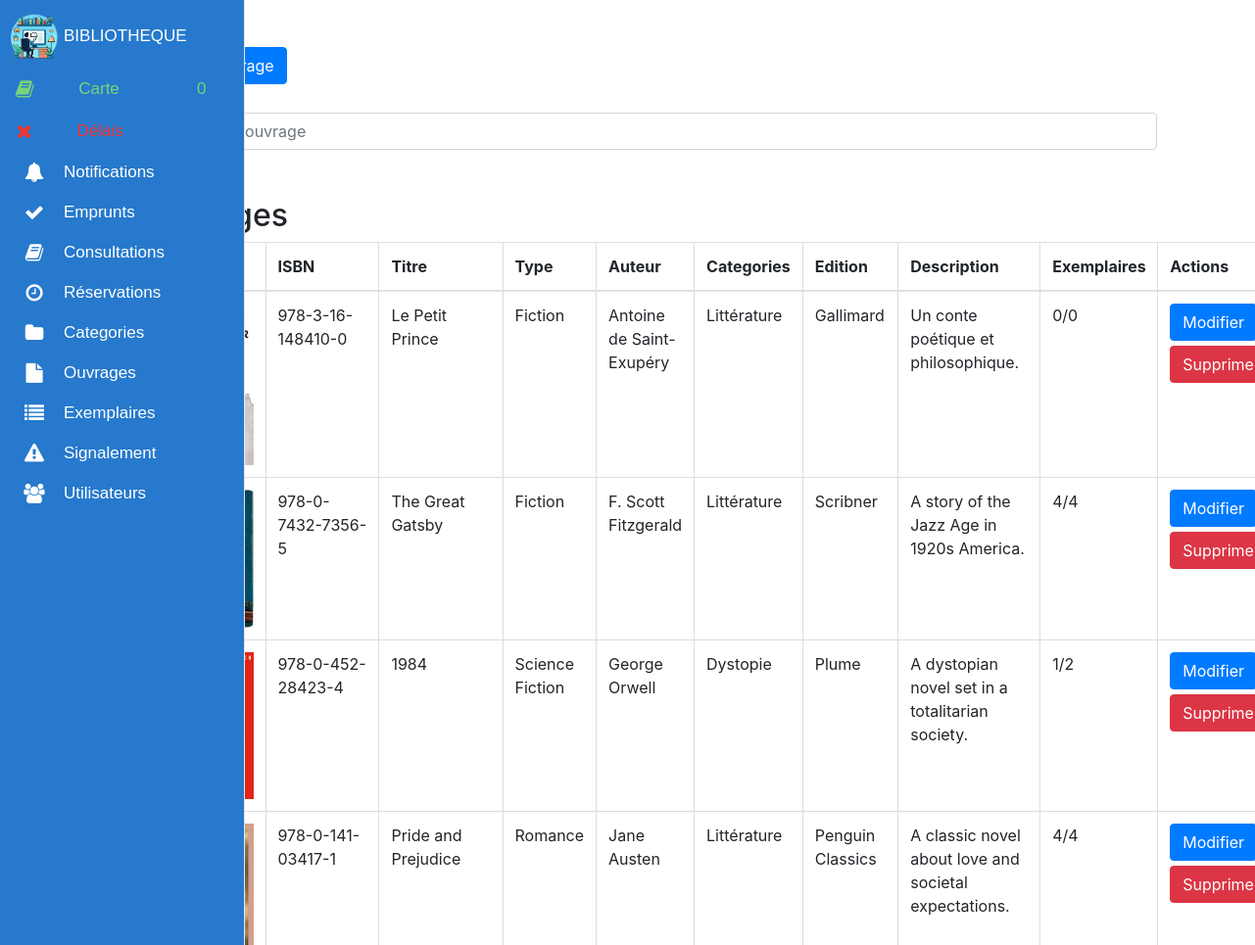
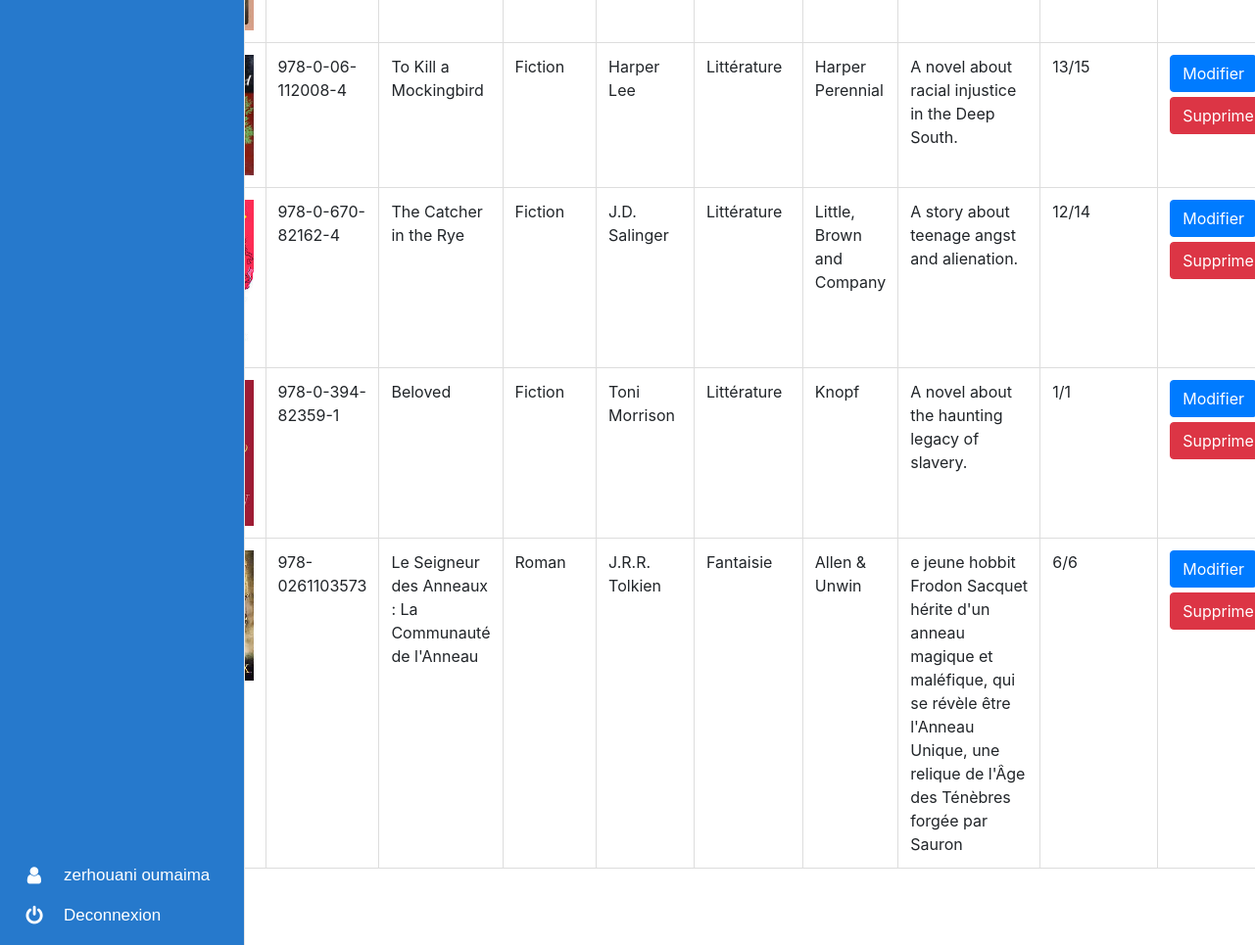
Screenshot of /ouvrage/ (signed in) with the database file from the repository (2 pictures, top to bottom).
### biblio_app/models.py (models this page shows, shortened)
class Personne(AbstractBaseUser, PermissionsMixin):
    image = models.ImageField(upload_to='uploads/users/image/', null=True, blank=True,default="assets/profile_user.jpeg")
    email = models.EmailField(unique=True)
    nom = models.CharField(max_length=100)
    prenom = models.CharField(max_length=100)
    telephone = models.CharField(max_length=20)
    password=models.CharField(max_length=50)
    is_verified = models.BooleanField(default=False)
    is_active = models.BooleanField(default=True)
    is_staff = models.BooleanField(default=False)
    banni = models.BooleanField(default=False)
    USERNAME_FIELD = 'email'
    REQUIRED_FIELDS = ['nom','prenom','password']
    ROLE_CHOICES = (
        ('UTILISATEUR', 'Utilisateur'),
        ('BIBLIOTHECAIRE', 'Bibliothecaire'),
        ('ADMINSUP', 'AdminSup'),
    )
    role = models.CharField(max_length=20, choices=ROLE_CHOICES, default='UTILISATEUR')
    objects = PersonneManager()

class Ouvrage(models.Model):
    ISBN  = models.CharField(max_length=100,primary_key=True)
    titre = models.CharField(max_length=80)
    type = models.CharField(max_length=20)
    auteur  = models.CharField(max_length=50)
    categorie  = models.ForeignKey(Categorie , on_delete=models.CASCADE , default=1)
    edition  = models.CharField(max_length=80)
    image = models.ImageField(upload_to='uploads/ouvrage/')
    description =models.CharField(max_length=300,default='')
    num_exemplaire = models.PositiveIntegerField(default=0)
    num_exmp_dispo = models.PositiveIntegerField(default=0)

class Categorie(models.Model):
    id_categorie = models.AutoField(primary_key=True)
    nom_categorie = models.CharField(max_length=100)
    description_categorie = models.CharField(max_length=300, default='')

### biblio_app/views.py (the view)
# urls.py: path('ouvrage/', views.ouvrage, name='ouvrage'),
@login_required
def ouvrage(request):
    if is_Staff(request):
        try:
            ouvrages = Ouvrage.objects.all()
            categories = Categorie.objects.all()
            paginator = Paginator(ouvrages, 10)  # Show 10 categories per page
            page_number = request.GET.get('page')
            ouvrages_list = paginator.get_page(page_number)
            return render(request, 'ouvrage.html', {'ouvrages': ouvrages_list, 'categories': categories})
        except DatabaseError as e:
            messages.error(request, "Une erreur est survenue lors de la récupération des ouvrages.")
            return redirect('home')
    else:
        messages.error(request, "Vous n'êtes pas autorisé à accéder à cette page.")
        return JsonResponse({'error': "Vous n'êtes pas autorisé à accéder à cette page."}, status=400)

### biblio_app/views.py (called while the page is built)
@login_required
def is_Staff(request):
    if not request.user.is_authenticated:
        return redirect('login_user')
    elif request.user.role == 'BIBLIOTHECAIRE' or request.user.role == 'ADMINSUP':
        return True
    else:
        return False

### cart/cart.py (called while the page is built)
    def __len__(self):
        return len(self.cart)

### cart/context_processors.py (called while the page is built)
def cart(request):
    return {'cart':Cart(request)}

### biblio_app/templates/ouvrage.html (shortened to what this page needs)
{% extends 'admin_nav.html' %}{% block content %}
  <link rel="stylesheet" href="https://stackpath.bootstrapcdn.com/bootstrap/4.5.2/css/bootstrap.min.css">
<div class="container mt-5">
  <button type="button" class="btn btn-primary" data-toggle="modal" data-target="#addCategoryModal">
  </button>
<br><br>
  <input type="text" class="form-control mb-3" id="searchInput" placeholder="Rechercher ouvrage">
  <div class="mt-5">
    <h2>Ouvrages</h2>
    <table class="table">
      <thead>
        <tr>
          <th>Image</th>
          <th>ISBN</th>
          <th>Titre</th>
          <th>Type</th>
          <th>Auteur</th>
          <th>Categories</th>
          <th>Edition</th>
          <th style="max-width: 200px;" >Description</th>
          <th style="max-width: 120px;">Exemplaires</th>
          <th>Actions</th>
        </tr>
      </thead>
      <tbody>
        {% for ouvrage in ouvrages %}
          <tr>
            <td>
            </td>
            <td>{{ ouvrage.ISBN }}</td>
            <td>{{ ouvrage.titre }}</td>
            <td>{{ ouvrage.type }}</td>
            <td>{{ ouvrage.auteur }}</td>
            <td>{{ ouvrage.categorie.nom_categorie }}</td>
            <td>{{ ouvrage.edition }}</td>
            <td><div style="width: 120px; overflow: auto;">
              {{ ouvrage.description }}
          </div></td>
            <td>{{ ouvrage.num_exmp_dispo }}/{{ ouvrage.num_exemplaire }}</td>
            <td>
            <button class="btn btn-primary modify-btn" data-toggle="modal" data-target="#modifyModal" data-ouvrage-id="{{ ouvrage.ISBN }}"
            data-titre="{{ ouvrage.titre }}"
            data-type="{{ ouvrage.type }}"
            data-auteur="{{ ouvrage.auteur }}"
            data-categorie="{{ ouvrage.categorie.id_categorie }}"
            data-edition="{{ ouvrage.edition }}"
            data-image="{{ ouvrage.image }}"
            data-description="{{ ouvrage.description }}"
            data-num_exemplaire="{{ ouvrage.num_exemplaire }}"
            data-num_exmp_dispo="{{ ouvrage.num_exmp_dispo }}">Modifier</button>
            <button class="btn btn-danger delete-btn" data-ISBN="{{ ouvrage.ISBN }}">Supprimer</button>
            </td>
          </tr>
        {% endfor %}
      </tbody>
    </table>
    <div class="pagination">
        <nav aria-label="Page navigation">
          <ul class="pagination">
              {% for num in ouvrages.paginator.page_range %}
              <li class="page-item {% if page_obj.number == num %}active{% endif %}"><a class="page-link" href="?page={{ num }}">{{ num }}</a></li>
              {% endfor %}
          </ul>
      </nav>
    </div>
</div>
{% endblock content %}

### biblio_app/templates/admin_nav.html (shortened to what this page needs)
{% load static %}
<!DOCTYPE html>
<html>
  <head>
    <link rel="stylesheet" href="{% static 'css/admin_nav.css' %}" />
    <link
      href="https://cdn.jsdelivr.net/npm/bootstrap@5.2.3/dist/css/bootstrap.min.css"
      rel="stylesheet"
    />
    <link
      href="https://cdn.jsdelivr.net/npm/bootstrap-icons@1.5.0/font/bootstrap-icons.css"
      rel="stylesheet"
    />
  </head>
  <body>
    <nav class="main-menu">
      <ul>
        <li>
          <a href="../administration/">
            <i class="fa">
          <img
          src="{% static 'assets/logo.png' %}"
          alt="logo" style="max-width: 100%;"/></i>
          <span class="nav-text">BIBLIOTHEQUE</span></a>
        </li>
        {% if request.user.role == 'BIBLIOTHECAIRE' %}
        <li>
            <a
              href="{% url 'cart_summary' %}"
              class="btn btn-outline-white"
              type="submit"
              style="color: rgb(120, 212, 120); padding: 0; margin: 0"
              title="Ouvrages stockés dans votre carte"
            >
              <i class="fa fa-book fa-2x"></i>
              <span class="nav-text"> Carte </span>
              <span class="nav-text">{{ cart|length}}</span>
            </a>
        </li>
        <li>
          <a
            href="../emprunts_overdue/"
            class="btn btn-outline-white"
            type="submit"
            style="color: rgb(241, 52, 52); padding: 0; margin: 0"
            title="Emprunts non retournées"
          >
            <i class="fa fa-times fa-2x"></i>
            <span class="nav-text"> Délais </span>
            <span class="nav-text" id="overdue_nb"></span>
          </a>
        </li>
        <li class="has-subnav">
          <a href="../notifications/">
            <i class="fa fa-bell fa-2x"></i>
            <span class="nav-text"> Notifications </span>
          </a>
        </li>
        <li class="has-subnav">
          <a href="../liste_emprunt/">
            <i class="fa fa-check fa-2x"></i>
            <span class="nav-text"> Emprunts </span>
          </a>
        </li>
        <li class="has-subnav">
          <a href="../liste_consultation/">
            <i class="fa fa-book" aria-hidden="true"></i>
            <span class="nav-text"> Consultations </span>
          </a>
        </li>
        <li class="has-subnav">
          <a href="../reservations/">
            <i class="fa fa-clock-o" aria-hidden="true"></i>
            <span class="nav-text"> Réservations </span>
          </a>
        </li>
        {% endif %}
        <li class="has-subnav">
          <a href="../categorie/">
            <i class="fa fa-folder fa-2x"></i>
            <span class="nav-text"> Categories </span>
          </a>
        </li>
        <li>
          <a href="../ouvrage/">
            <i class="fa fa-file fa-2x"></i>
            <span class="nav-text"> Ouvrages </span>
          </a>
        </li>
        <li>
          <a href="../exemplaire/">
            <i class="fa fa-list fa-2x"></i>
            <span class="nav-text"> Exemplaires </span>
          </a>
        </li>
        <li>
          <a href="../Signalement/">
            <i class="fa fa-exclamation-triangle fa-2x"></i>
            <span class="nav-text"> Signalement </span>
          </a>
        </li>
        <li class="has-subnav">
          <a href="../utilisateurs/">
            <i class="fa fa-users fa-2x"></i>
            <span class="nav-text"> Utilisateurs </span>
          </a>
        </li>
      </ul>
      <ul class="logout">
        <li>
          <a href="{% url 'update_profile' %}">
            <i class="fa fa-user fa-2x"></i>
            <span class="nav-text">
              {{ request.user.nom }} {{ request.user.prenom }}
            </span>
          </a>
        </li>
        <li>
          <a href="{% url 'logout_user' %}">
            <i class="fa fa-power-off fa-2x"></i>
            <span class="nav-text"> Deconnexion </span>
          </a>
        </li>
      </ul>
    </nav>
    <div class="container">
      <main class="main-content">
        {% block content %} {% endblock %}
      </main>
    </div>
  </body>
</html>

### biblio_app/static/css/admin_nav.css (style rules this page uses)
.fa-2x { font-size: 2em; }
.fa { position: relative; display: table-cell; width: 60px; height: 36px; text-align: center; vertical-align: middle; font-size:20px; }
nav.main-menu { position: fixed; top: 0; bottom: 0; left: 0; width: 60px; background-color: #2679cc; z-index: 999; }
.main-menu { background:#2679cc; border-right:1px solid #e5e5e5; position:absolute; top:0; bottom:0; height:100%; left:0; width:60px; overflow:hidden; -webkit-transition:width .05s linear; transition:width .05s linear; -webkit-transform:translateZ(0) scale(1,1); z-index: 999; }
.main-menu>ul { margin:7px 0; }
.main-menu li { position:relative; display:block; width:250px; margin: 5px; }
.main-menu li>a { position:relative; display:table; border-collapse:collapse; border-spacing:0; color:#ffffff; font-family: arial; font-size: 17px; text-decoration:none; -webkit-transform:translateZ(0) scale(1,1); -webkit-transition:all .1s linear; transition:all .1s linear; }
.main-menu .nav-text { position:relative; display:table-cell; vertical-align:middle; width:190px; font-family: 'Titillium Web', sans-serif; }
.main-menu>ul.logout { position:absolute; left:0; bottom:0; }
nav { -webkit-user-select:none; -moz-user-select:none; -ms-user-select:none; -o-user-select:none; user-select:none; }
nav ul,nav li { outline:0; margin:0; padding:0; }
.main-content { margin-left: 45px; }

### biblio_app/templates/ouvrage.html (style rules this page uses)
button { margin-bottom: 5px; }
table { border-collapse: collapse; width: 100%; }
th, td { border: 1px solid #dddddd; text-align: left; padding: 8px; }
th { background-color: #f2f2f2; }
.pagination { margin-top: 20px; }

### rows the page displays
Personne: user.nom "zerhouani", user.prenom "oumaima"
Ouvrage: ISBN "978-3-16-148410-0", titre "Le Petit Prince", type "Fiction", auteur "Antoine de Saint-Exupéry", categorie.nom_categorie "Littérature", edition "Gallimard", description "Un conte poétique et philosophique.", num_exmp_dispo "0", num_exemplaire "0"
Ouvrage: ISBN "978-0-7432-7356-5", titre "The Great Gatsby", type "Fiction", auteur "F. Scott Fitzgerald", categorie.nom_categorie "Littérature", edition "Scribner", description "A story of the Jazz Age in 1920s America.", num_exmp_dispo "4", num_exemplaire "4"
Ouvrage: ISBN "978-0-452-28423-4", titre "1984", type "Science Fiction", auteur "George Orwell", categorie.nom_categorie "Dystopie", edition "Plume", description "A dystopian novel set in a totalitarian society.", num_exmp_dispo "1", num_exemplaire "2"
Ouvrage: ISBN "978-0-141-03417-1", titre "Pride and Prejudice", type "Romance", auteur "Jane Austen", categorie.nom_categorie "Littérature", edition "Penguin Classics", description "A classic novel about love and societal expectations.", num_exmp_dispo "4", num_exemplaire "4"
Ouvrage: ISBN "978-0-06-112008-4", titre "To Kill a Mockingbird", type "Fiction", auteur "Harper Lee", categorie.nom_categorie "Littérature", edition "Harper Perennial", description "A novel about racial injustice in the Deep South.", num_exmp_dispo "13", num_exemplaire "15"
Ouvrage: ISBN "978-0-670-82162-4", titre "The Catcher in the Rye", type "Fiction", auteur "J.D. Salinger", categorie.nom_categorie "Littérature", edition "Little, Brown and Company", description "A story about teenage angst and alienation.", num_exmp_dispo "12", num_exemplaire "14"
Ouvrage: ISBN "978-0-394-82359-1", titre "Beloved", type "Fiction", auteur "Toni Morrison", categorie.nom_categorie "Littérature", edition "Knopf", description "A novel about the haunting legacy of slavery.", num_exmp_dispo "1", num_exemplaire "1"
Ouvrage: ISBN "978-0261103573", titre "Le Seigneur des Anneaux : La Communauté de l'Anneau", type "Roman", auteur "J.R.R. Tolkien", categorie.nom_categorie "Fantaisie", edition "Allen & Unwin", description "e jeune hobbit Frodon Sacquet hérite d'un anneau magique et maléfique, qui se révèle être l'Anneau Unique, une relique de l'Âge des Ténèbres forgée par Sauron", num_exmp_dispo "6", num_exemplaire "6"

### other values shown
{{ cart|length }} "0"
